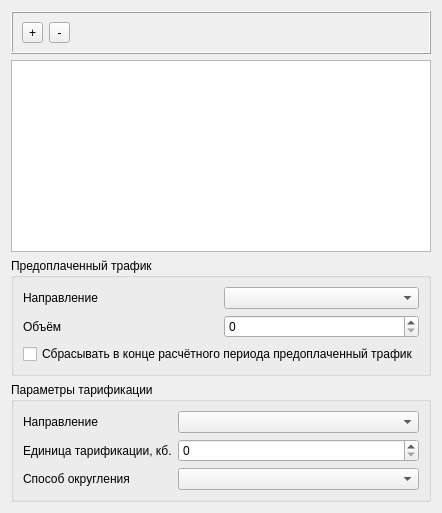
      <widget class="QWidget" name="tab_radius_traffic">
       <attribute name="title">
        <string>Radius трафик</string>
       </attribute>
       <layout class="QGridLayout" name="gridLayout_5">
        <item row="0" column="0">
         <widget class="QFrame" name="traffic_cost_panel_2">
          <property name="frameShape">
           <enum>QFrame::Box</enum>
          </property>
          <property name="frameShadow">
           <enum>QFrame::Raised</enum>
          </property>
          <layout class="QGridLayout" name="gridLayout_17">
           <item row="0" column="0">
            <widget class="QToolButton" name="add_radius_traffic_cost_button">
             <property name="text">
              <string>+</string>
             </property>
            </widget>
           </item>
           <item row="0" column="1">
            <widget class="QToolButton" name="del_radius_traffic_cost_button">
             <property name="minimumSize">
              <size>
               <width>21</width>
               <height>0</height>
              </size>
             </property>
             <property name="text">
              <string>-</string>
             </property>
            </widget>
           </item>
           <item row="0" column="2">
            <spacer name="horizontalSpacer_4">
             <property name="orientation">
              <enum>Qt::Horizontal</enum>
             </property>
             <property name="sizeHint" stdset="0">
              <size>
               <width>40</width>
               <height>20</height>
              </size>
             </property>
            </spacer>
           </item>
          </layout>
         </widget>
        </item>
        <item row="1" column="0">
         <widget class="QTableWidget" name="tableWidget_radius_traffic_trafficcost"/>
        </item>
        <item row="2" column="0">
         <widget class="QGroupBox" name="groupBox_radius_prepaidtraffic">
          <property name="title">
           <string>Предоплаченный трафик</string>
          </property>
          <layout class="QGridLayout" name="gridLayout_6">
           <item row="0" column="0">
            <widget class="QLabel" name="label_radius_traffic_prepaid_direction">
             <property name="text">
              <string>Направление</string>
             </property>
            </widget>
           </item>
           <item row="0" column="1">
            <widget class="QComboBox" name="comboBox_radius_traffic_prepaid_direction"/>
           </item>
           <item row="1" column="1">
            <widget class="QSpinBox" name="spinBox_radius_traffic_prepaid_volume">
             <property name="maximum">
              <number>999999999</number>
             </property>
            </widget>
           </item>
           <item row="1" column="0">
            <widget class="QLabel" name="label_radius_traffic_prepaid_volume">
             <property name="text">
              <string>Объём</string>
             </property>
            </widget>
           </item>
           <item row="2" column="0" colspan="2">
            <widget class="QCheckBox" name="checkBox_radius_traffic_reset_prepaidtraffic">
             <property name="text">
              <string>Cбрасывать в конце расчётного периода предоплаченный трафик</string>
             </property>
            </widget>
           </item>
          </layout>
         </widget>
        </item>
        <item row="3" column="0">
         <widget class="QGroupBox" name="groupBox_radius_traffic_tarification_settings">
          <property name="title">
           <string>Параметры тарификации</string>
          </property>
          <layout class="QGridLayout" name="gridLayout_4">
           <item row="0" column="0" rowspan="2">
            <widget class="QLabel" name="label_radius_traffic_direction">
             <property name="text">
              <string>Направление</string>
             </property>
            </widget>
           </item>
           <item row="0" column="1" rowspan="2" colspan="2">
            <widget class="QComboBox" name="comboBox_radius_traffic_direction"/>
           </item>
           <item row="2" column="0">
            <widget class="QLabel" name="label_radius_traffic_tarification_step">
             <property name="text">
              <string>Единица тарификации, кб.</string>
             </property>
            </widget>
           </item>
           <item row="3" column="0">
            <widget class="QLabel" name="label_radius_traffic_rounding">
             <property name="text">
              <string>Способ округления</string>
             </property>
            </widget>
           </item>
           <item row="3" column="1" colspan="2">
            <widget class="QComboBox" name="comboBox_radius_traffic_rounding"/>
           </item>
           <item row="2" column="1" colspan="2">
            <widget class="QSpinBox" name="spinBox_radius_traffic_tarification_step">
             <property name="maximum">
              <number>999999999</number>
             </property>
            </widget>
           </item>
          </layout>
         </widget>
        </item>
       </layout>
      </widget>
